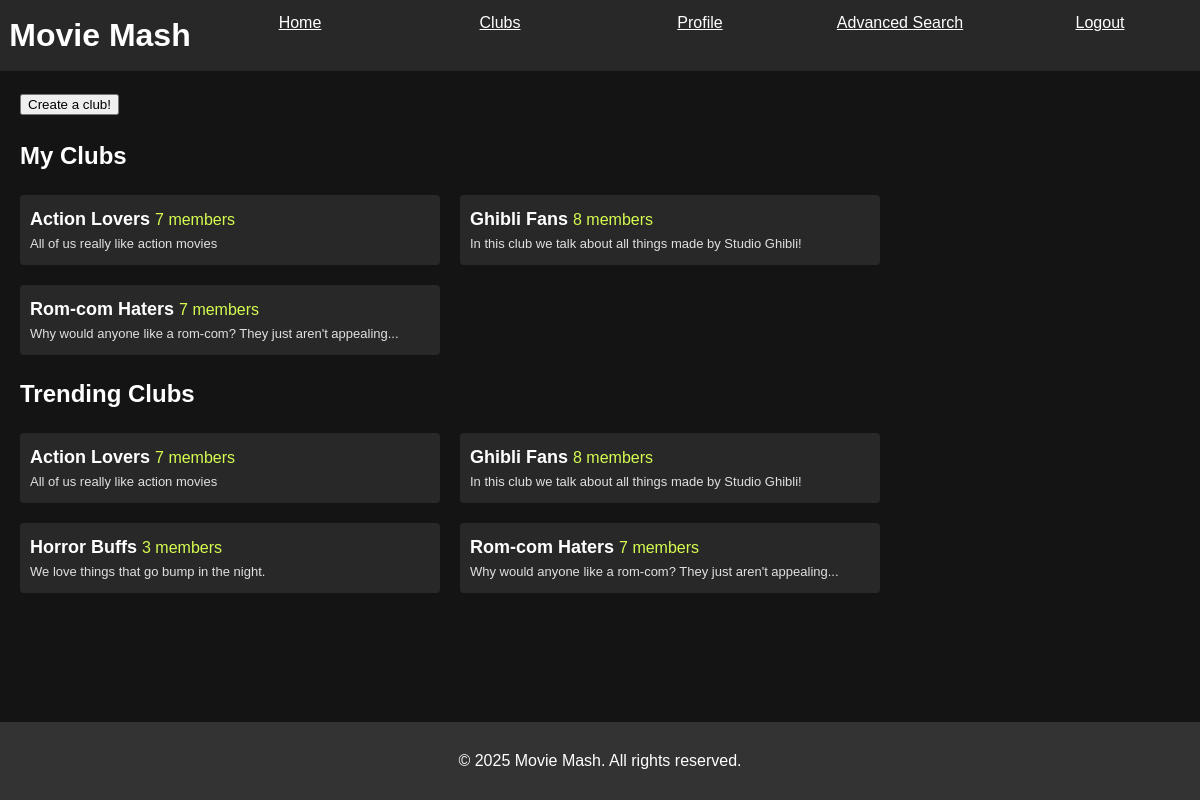
The app's page /clubs.php (signed in) with its own data.
### tables this page shows
create table member_of
(
	club_name 	varchar(20) not NULL,
	user_id 	varchar(10) not NULL,
	admin_level char(3) not NULL,

	primary key (club_name, user_id),
	foreign key (club_name) references club(club_name) on delete cascade,
	foreign key (user_id) references user(user_id) on delete cascade
);

create table club 
(
	club_name 			varchar(20) not NULL,
	club_description 	text,

	primary key (club_name)
);

### components/clubPreview.php (the view, shortened to what this page needs)
<?php
    function create_club_preview($club, $conn) {
        $sql = "SELECT COUNT(*) AS num FROM member_of WHERE club_name = ?;";
        $stmt = $conn->prepare($sql);
        $stmt->bind_param("s", $club["club_name"]);
        $stmt->execute();
        $members = $stmt->get_result()->fetch_assoc();
        $html = '<div class="clubPreviewContainer"';
        $html .= 'onclick="location.href=\'./clubpage.php?CLUB=' . str_replace(' ', '+', $club["club_name"]) . '\'">
                    <span class="clubTitle"> '. $club["club_name"] .' </span>
                    <span class="clubNum"> '. $members["num"] .' members</span>
                    </br>
                    <p class="clubText" > '. $club["club_description"] .' </p>
                </div>';
        echo $html;
    }
?>

### clubs.php (shortened to what this page needs)
<?php
    require("db-connect.php");
    $stmt = $conn->prepare("SELECT * FROM club JOIN member_of ON club.club_name = member_of.club_name WHERE member_of.user_id = ?");
    $stmt->bind_param("s", $_SESSION["user_id"]);
    $stmt->execute();
    $myclubs = $stmt->get_result();
    $sql = "SELECT * FROM club";
    $clubs = $conn->query($sql);
?>
<!DOCTYPE html>
<html lang="en">
<head>
    <link rel="stylesheet" href="./styles/styles.css">
    <link rel="stylesheet" href="./styles/movieReviewPreview.css">
    <link rel="stylesheet" href="./styles/club.css">
</head>
<body>
    <?php include('./components/web-header.php'); ?>
    <?php include('./components/clubPreview.php'); ?>
    <main>
    <button onclick="toggleAdminMenu()">Create a club!</button>
        <h2>My Clubs</h2>
        <div style="display:grid; grid-template-columns: repeat(auto-fill,420px);column-gap:20px; row-gap:20px;">
            <?php
                if ($myclubs->num_rows > 0) {
                    while ($club = $myclubs->fetch_assoc()) {
                        create_club_preview($club, $conn);
                    }
                }
            ?>
        </div>
        <h2>Trending Clubs</h2>
        <div style="display:grid; grid-template-columns: repeat(auto-fill,420px);column-gap:20px; row-gap:20px;">
            <?php
                if ($clubs->num_rows > 0) {
                    while ($club = $clubs->fetch_assoc()) {
                        create_club_preview($club, $conn);
                    }
                }
            ?>
        </div>
    </main>
    <footer>
        <p>&copy; 2025 Movie Mash. All rights reserved.</p>
    </footer>
</body>
</html>

### styles/styles.css (style rules this page uses)
body { font-family: Arial, sans-serif; line-height: 1.6; margin: 0; padding: 0; background-color: #141414; color: #fff; }
main { padding: 20px; }
html, body { height: 100%; margin: 0; }
main { flex: 1; min-height: calc(100vh - 35px - 154px); }
footer { background-color: #333; color: white; text-align: center; padding: 10px; }

### styles/club.css (style rules this page uses)
.clubPreviewContainer { width: 400px; min-width: 400px; min-height: 50px; background-color: #282828; cursor: pointer; padding: 10px; border-radius: 4px; }
.clubTitle { font-weight: bolder; color: white; font-size: large; }
.clubText { font-weight: normal; color: #e0e0e0; font-size: small; overflow-x: hidden; text-overflow: ellipsis; margin: 0px; width: 400px; display: -webkit-box; -webkit-line-clamp: 1; -webkit-box-orient: vertical; overflow: hidden; }
.clubNum { color: #D5FC51; }

### records on screen
member_of: club_name "Action Lovers", num "7", club_name.club_description "All of us really like action movies"
member_of: club_name "Ghibli Fans", num "8", club_name.club_description "In this club we talk about all things made by Studio Ghibli!"
member_of: club_name "Rom-com Haters", num "7", club_name.club_description "Why would anyone like a rom-com? They just aren't appealing..."
club: club_name "Action Lovers", num "7", club_description "All of us really like action movies"
club: club_name "Ghibli Fans", num "8", club_description "In this club we talk about all things made by Studio Ghibli!"
club: club_name "Horror Buffs", num "3", club_description "We love things that go bump in the night."
club: club_name "Rom-com Haters", num "7", club_description "Why would anyone like a rom-com? They just aren't appealing..."
